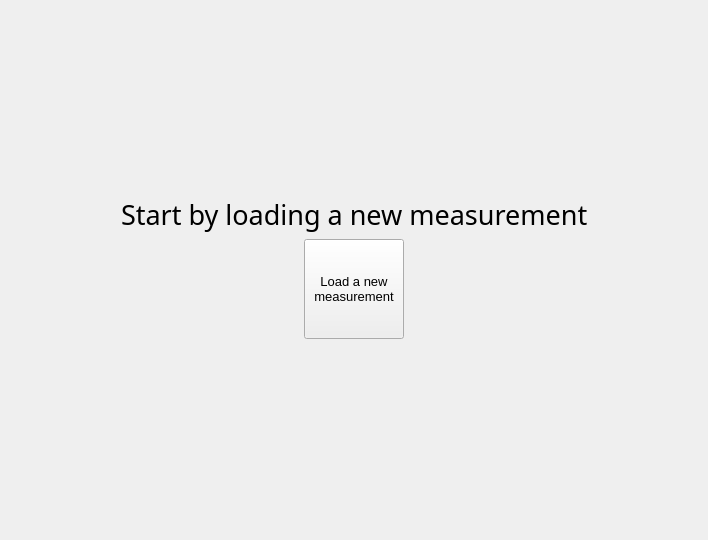
<?xml version="1.0" encoding="UTF-8"?>
<ui version="4.0">
 <class>measurementInfoTab</class>
 <widget class="QWidget" name="measurementInfoTab">
  <property name="geometry">
   <rect>
    <x>0</x>
    <y>0</y>
    <width>708</width>
    <height>540</height>
   </rect>
  </property>
  <property name="windowTitle">
   <string>Info</string>
  </property>
  <layout class="QGridLayout" name="gridLayout_2">
   <item row="0" column="0">
    <layout class="QGridLayout" name="gridLayout">
     <item row="2" column="1">
      <layout class="QGridLayout" name="gridLayout_5">
       <item row="0" column="0">
        <widget class="QPushButton" name="projectNewButton">
         <property name="sizePolicy">
          <sizepolicy hsizetype="Maximum" vsizetype="Maximum">
           <horstretch>0</horstretch>
           <verstretch>0</verstretch>
          </sizepolicy>
         </property>
         <property name="minimumSize">
          <size>
           <width>100</width>
           <height>100</height>
          </size>
         </property>
         <property name="maximumSize">
          <size>
           <width>100</width>
           <height>100</height>
          </size>
         </property>
         <property name="font">
          <font>
           <pointsize>10</pointsize>
           <weight>50</weight>
           <bold>false</bold>
          </font>
         </property>
         <property name="text">
          <string>Load a new 
measurement</string>
         </property>
         <property name="checkable">
          <bool>false</bool>
         </property>
         <property name="autoRepeat">
          <bool>false</bool>
         </property>
        </widget>
       </item>
      </layout>
     </item>
     <item row="0" column="0">
      <spacer name="verticalSpacer">
       <property name="orientation">
        <enum>Qt::Vertical</enum>
       </property>
       <property name="sizeHint" stdset="0">
        <size>
         <width>20</width>
         <height>40</height>
        </size>
       </property>
      </spacer>
     </item>
     <item row="2" column="3">
      <spacer name="horizontalSpacer_2">
       <property name="orientation">
        <enum>Qt::Horizontal</enum>
       </property>
       <property name="sizeHint" stdset="0">
        <size>
         <width>40</width>
         <height>20</height>
        </size>
       </property>
      </spacer>
     </item>
     <item row="2" column="0">
      <spacer name="horizontalSpacer">
       <property name="orientation">
        <enum>Qt::Horizontal</enum>
       </property>
       <property name="sizeHint" stdset="0">
        <size>
         <width>40</width>
         <height>20</height>
        </size>
       </property>
      </spacer>
     </item>
     <item row="0" column="1">
      <widget class="QLabel" name="label">
       <property name="font">
        <font>
         <family>Tw Cen MT Condensed Extra Bold</family>
         <pointsize>20</pointsize>
         <weight>9</weight>
         <italic>false</italic>
         <bold>false</bold>
        </font>
       </property>
       <property name="styleSheet">
        <string notr="true">font: 75 20pt &quot;Tw Cen MT Condensed Extra Bold&quot;;</string>
       </property>
       <property name="text">
        <string>




Start by loading a new measurement</string>
       </property>
       <property name="wordWrap">
        <bool>true</bool>
       </property>
      </widget>
     </item>
     <item row="3" column="0">
      <spacer name="verticalSpacer_2">
       <property name="orientation">
        <enum>Qt::Vertical</enum>
       </property>
       <property name="sizeHint" stdset="0">
        <size>
         <width>20</width>
         <height>40</height>
        </size>
       </property>
      </spacer>
     </item>
    </layout>
   </item>
  </layout>
 </widget>
 <tabstops>
  <tabstop>projectNewButton</tabstop>
 </tabstops>
 <resources/>
 <connections/>
</ui>
